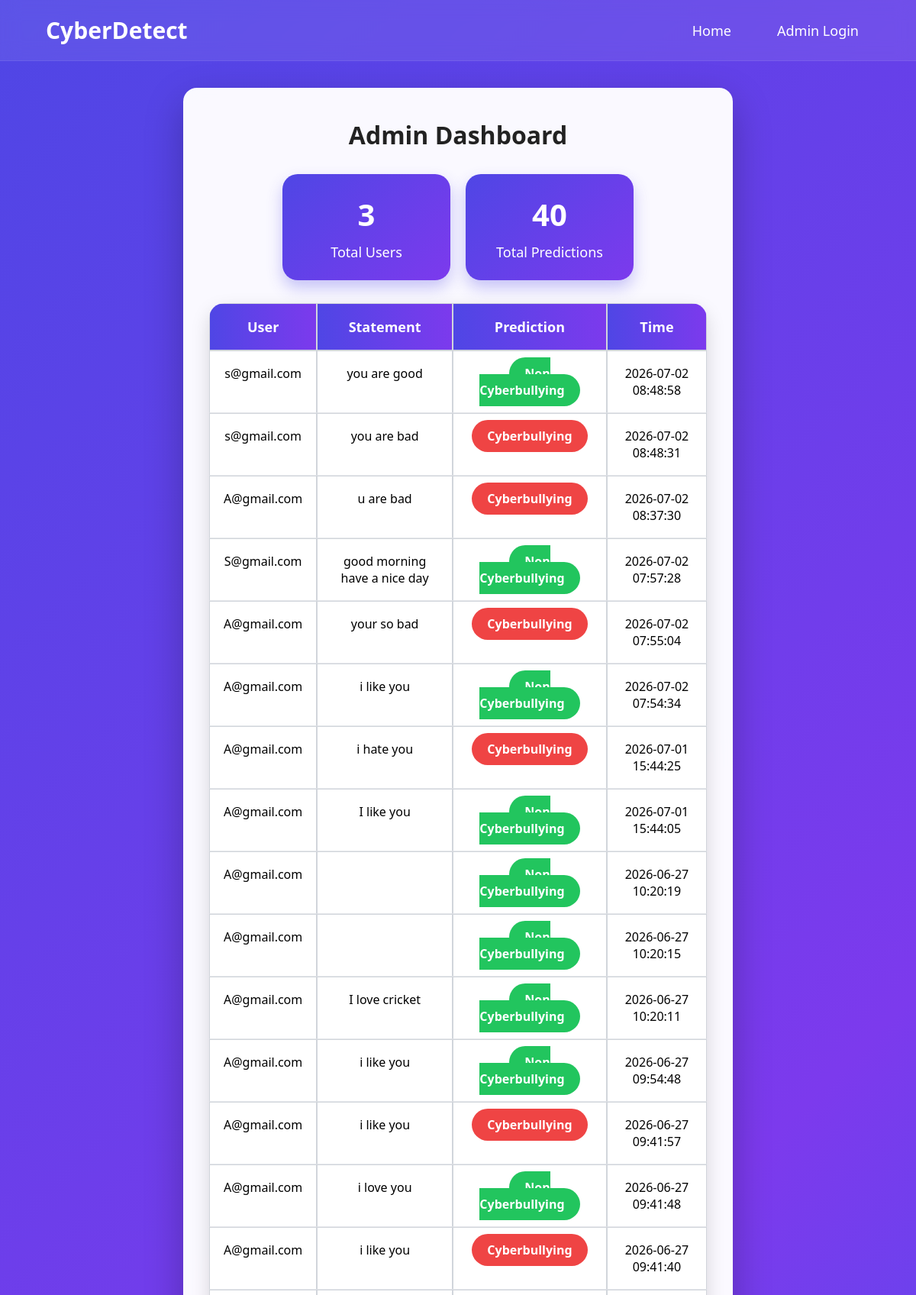
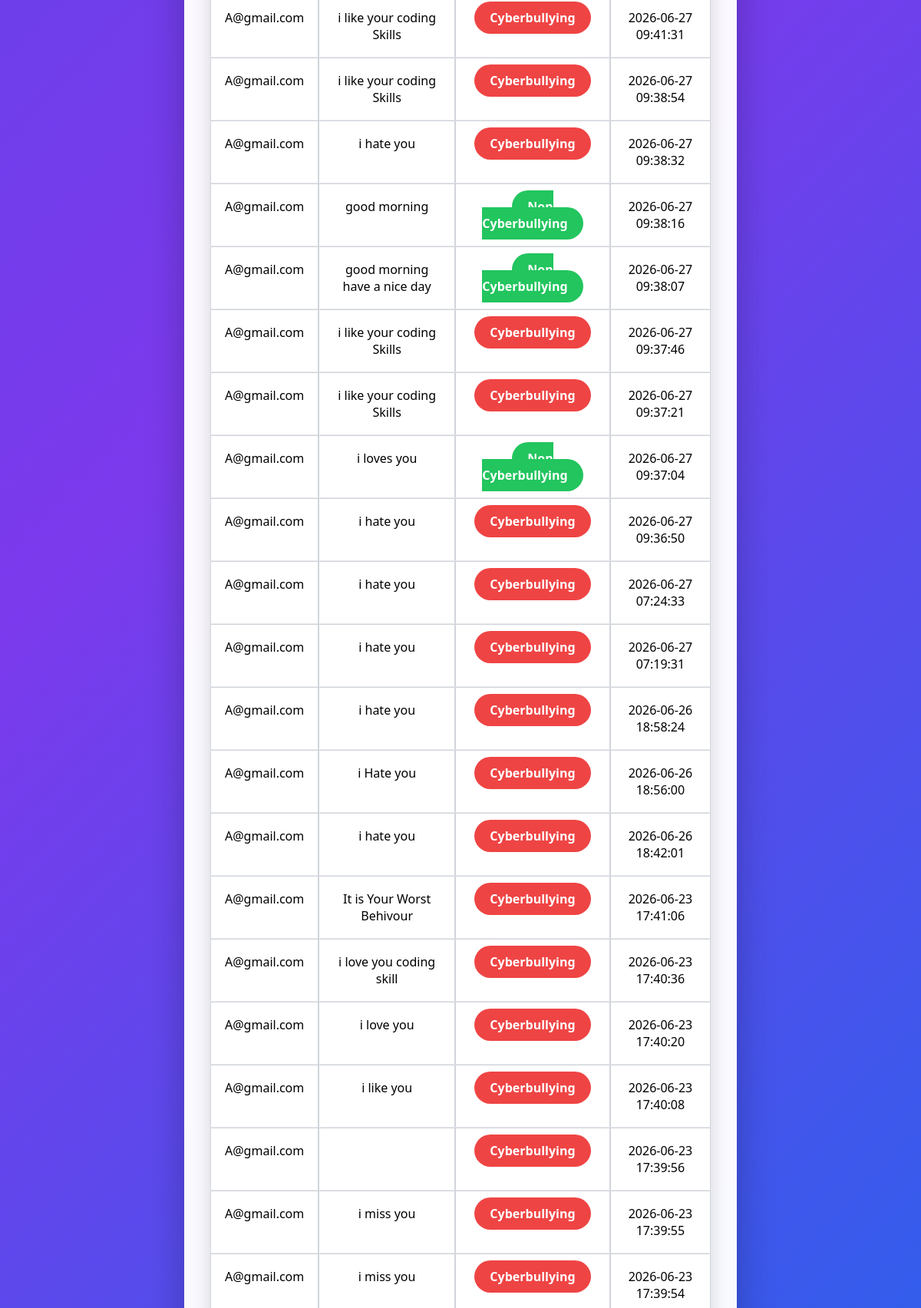
The page /dashboard (signed in, upper part) on the database its author committed (2 pictures, top to bottom).
### tables this page shows
CREATE TABLE history(
id INTEGER PRIMARY KEY AUTOINCREMENT,
user_email TEXT,
text_data TEXT,
prediction TEXT,
created_at TIMESTAMP DEFAULT CURRENT_TIMESTAMP
);

### app.py (the view)
@app.route("/dashboard")
def dashboard():
    if "admin" not in session:
        return redirect(
            url_for("admin")
        )
    conn = sqlite3.connect(
        "database.db"
    )
    cursor = conn.cursor()
    cursor.execute(
        "SELECT COUNT(*) FROM users"
    )
    total_users = cursor.fetchone()[0]
    cursor.execute(
        "SELECT COUNT(*) FROM history"
    )
    total_predictions = cursor.fetchone()[0]
    cursor.execute(
        """
        SELECT *
        FROM history
        ORDER BY created_at DESC
        """
    )
    activities = cursor.fetchall()
    conn.close()
    return render_template(
        "dashboard.html",
        total_users=total_users,
        total_predictions=total_predictions,
        activities=activities
    )

### templates/dashboard.html (shortened to what this page needs)
<!DOCTYPE html>
<html>
<head>
    <link rel="stylesheet" href="{{ url_for('static', filename='style.css') }}">
</head>
<body>
<nav>
    <div class="logo">CyberDetect</div>
    <ul>
        <li><a href="/">Home</a></li>
        <li><a href="/admin">Admin Login</a></li>
    </ul>
</nav>
<div class="container">
    <h1>Admin Dashboard</h1>
<div class="stats">
<div class="card">
<h2>{{ total_users }}</h2>
<p>Total Users</p>
</div>
<div class="card">
<h2>{{ total_predictions }}</h2>
<p>Total Predictions</p>
</div>
</div>
<table class="dashboard-table">
<tr>
    <th>User</th>
    <th>Statement</th>
    <th>Prediction</th>
    <th>Time</th>
</tr>
{% for row in activities %}
<tr>
<td>{{ row[1] }}</td>
<td class="statement">
{{ row[2] }}
</td>
<td>
{% if "not" in row[3]|lower %}
<span class="safe-tag">
Non Cyberbullying
</span>
{% else %}
<span class="danger-tag">
Cyberbullying
</span>
{% endif %}
</td>
<td>{{ row[4] }}</td>
</tr>
{% endfor %}
</table>
</div>
</body>
</html>

### static/style.css (style rules this page uses)
* { margin:0; padding:0; box-sizing:border-box; font-family:'Segoe UI',sans-serif; }
body { background: linear-gradient( 135deg, #4f46e5, #7c3aed, #2563eb ); min-height:100vh; display:flex; justify-content:center; align-items:center; padding:20px; }
nav { position:fixed; top:0; left:0; width:100%; height:80px; padding:0 60px; display:flex; justify-content:space-between; align-items:center; background:rgba(255,255,255,0.08); backdrop-filter:blur(12px); z-index:1000; border-bottom:1px solid rgba(255,255,255,0.08); }
.logo { font-size:30px; font-weight:700; color:white; }
nav ul { display:flex; list-style:none; gap:30px; }
nav ul li a { color:white; text-decoration:none; font-size:18px; padding:10px 15px; border-radius:8px; transition:.3s; }
.container { width:100%; max-width:720px; background:rgba(255,255,255,0.97); backdrop-filter:blur(10px); box-shadow:0 20px 50px rgba(0,0,0,0.25); border-radius:18px; padding:40px 34px; margin-top:95px; }
h1 { text-align:center; margin-bottom:30px; font-size:32px; color:#222; }
.dashboard-table { width:100%; border-collapse:collapse; background:#ffffff; }
.dashboard-table th { background:#ffffff; padding:12px; border:1px solid #d1d5db; text-align:left; }
.dashboard-table td { padding:12px; border:1px solid #d1d5db; background:#ffffff; vertical-align:top; }
.dashboard-table { width:100%; border-collapse:collapse; margin-top:25px; background:white; border-radius:15px; overflow:hidden; }
.dashboard-table th { background:#4f46e5; color:white; padding:15px; text-align:left; font-size:18px; }
.dashboard-table td { padding:15px; border-bottom:1px solid #ddd; font-size:16px; }
.statement { max-width:300px; word-wrap:break-word; }
.safe-tag { background:#22c55e; color:white; padding:8px 15px; border-radius:20px; font-weight:bold; }
.danger-tag { background:#ef4444; color:white; padding:8px 15px; border-radius:20px; font-weight:bold; }
.dashboard-table { width:100%; border-collapse:separate; border-spacing:0; margin-top:25px; overflow:hidden; border-radius:20px; box-shadow:0 10px 25px rgba(0,0,0,0.15); }
.dashboard-table th { background:linear-gradient( 90deg, #4f46e5, #7c3aed ); color:white; padding:18px; font-size:18px; text-align:center; }
.dashboard-table td { padding:18px; background:white; text-align:center; border-bottom:1px solid #e5e7eb; }
.statement { max-width:350px; word-wrap:break-word; text-align:left; }
.safe-tag { background:#22c55e; color:white; padding:10px 20px; border-radius:30px; font-weight:bold; }
.danger-tag { background:#ef4444; color:white; padding:10px 20px; border-radius:30px; font-weight:bold; }
.stats { display:flex; gap:20px; justify-content:center; margin-bottom:30px; }
.card { background:linear-gradient( 135deg, #4f46e5, #7c3aed ); color:white; padding:25px 40px; border-radius:20px; min-width:220px; text-align:center; box-shadow: 0 10px 20px rgba(79,70,229,.3); }
.card h2 { font-size:40px; margin-bottom:10px; color:white; }
.card p { font-size:18px; }

### rows shown on the page
history: user_email "s@gmail.com", text_data "you are good", shows "Non Cyberbullying", created_at "2026-07-02 08:48:58"
history: user_email "s@gmail.com", text_data "you are bad", shows "Cyberbullying", created_at "2026-07-02 08:48:31"
history: user_email "A@gmail.com", text_data "u are bad", shows "Cyberbullying", created_at "2026-07-02 08:37:30"
history: user_email "S@gmail.com", text_data "good morning have a nice day", shows "Non Cyberbullying", created_at "2026-07-02 07:57:28"
history: user_email "A@gmail.com", text_data "your so bad", shows "Cyberbullying", created_at "2026-07-02 07:55:04"
history: user_email "A@gmail.com", text_data "i like you", shows "Non Cyberbullying", created_at "2026-07-02 07:54:34"
history: user_email "A@gmail.com", text_data "i hate you", shows "Cyberbullying", created_at "2026-07-01 15:44:25"
history: user_email "A@gmail.com", text_data "I like you", shows "Non Cyberbullying", created_at "2026-07-01 15:44:05"
history: user_email "A@gmail.com", shows "Non Cyberbullying", created_at "2026-06-27 10:20:19"
history: user_email "A@gmail.com", shows "Non Cyberbullying", created_at "2026-06-27 10:20:15"
history: user_email "A@gmail.com", text_data "I love cricket", shows "Non Cyberbullying", created_at "2026-06-27 10:20:11"
history: user_email "A@gmail.com", text_data "i like you", shows "Non Cyberbullying", created_at "2026-06-27 09:54:48"
history: user_email "A@gmail.com", text_data "i like you", shows "Cyberbullying", created_at "2026-06-27 09:41:57"
history: user_email "A@gmail.com", text_data "i love you", shows "Non Cyberbullying", created_at "2026-06-27 09:41:48"
history: user_email "A@gmail.com", text_data "i like you", shows "Cyberbullying", created_at "2026-06-27 09:41:40"
history: user_email "A@gmail.com", text_data "i like your coding Skills", shows "Cyberbullying", created_at "2026-06-27 09:41:31"
history: user_email "A@gmail.com", text_data "i like your coding Skills", shows "Cyberbullying", created_at "2026-06-27 09:38:54"
history: user_email "A@gmail.com", text_data "i hate you", shows "Cyberbullying", created_at "2026-06-27 09:38:32"
history: user_email "A@gmail.com", text_data "good morning", shows "Non Cyberbullying", created_at "2026-06-27 09:38:16"
history: user_email "A@gmail.com", text_data "good morning have a nice day", shows "Non Cyberbullying", created_at "2026-06-27 09:38:07"
history: user_email "A@gmail.com", text_data "i like your coding Skills", shows "Cyberbullying", created_at "2026-06-27 09:37:46"
history: user_email "A@gmail.com", text_data "i like your coding Skills", shows "Cyberbullying", created_at "2026-06-27 09:37:21"
history: user_email "A@gmail.com", text_data "i loves you", shows "Non Cyberbullying", created_at "2026-06-27 09:37:04"
history: user_email "A@gmail.com", text_data "i hate you", shows "Cyberbullying", created_at "2026-06-27 09:36:50"
history: user_email "A@gmail.com", text_data "i hate you", shows "Cyberbullying", created_at "2026-06-27 07:24:33"
history: user_email "A@gmail.com", text_data "i hate you", shows "Cyberbullying", created_at "2026-06-27 07:19:31"
history: user_email "A@gmail.com", text_data "i hate you", shows "Cyberbullying", created_at "2026-06-26 18:58:24"
history: user_email "A@gmail.com", text_data "i Hate you", shows "Cyberbullying", created_at "2026-06-26 18:56:00"
history: user_email "A@gmail.com", text_data "i hate you", shows "Cyberbullying", created_at "2026-06-26 18:42:01"
history: user_email "A@gmail.com", text_data "It is Your Worst Behivour", shows "Cyberbullying", created_at "2026-06-23 17:41:06"
history: user_email "A@gmail.com", text_data "i love you coding skill", shows "Cyberbullying", created_at "2026-06-23 17:40:36"
history: user_email "A@gmail.com", text_data "i love you", shows "Cyberbullying", created_at "2026-06-23 17:40:20"
history: user_email "A@gmail.com", text_data "i like you", shows "Cyberbullying", created_at "2026-06-23 17:40:08"
history: user_email "A@gmail.com", shows "Cyberbullying", created_at "2026-06-23 17:39:56"
history: user_email "A@gmail.com", text_data "i miss you", shows "Cyberbullying", created_at "2026-06-23 17:39:55"
history: user_email "A@gmail.com", text_data "i miss you", shows "Cyberbullying", created_at "2026-06-23 17:39:54"

### other values the page prints
{{ total_users }} "3"
{{ total_predictions }} "40"
